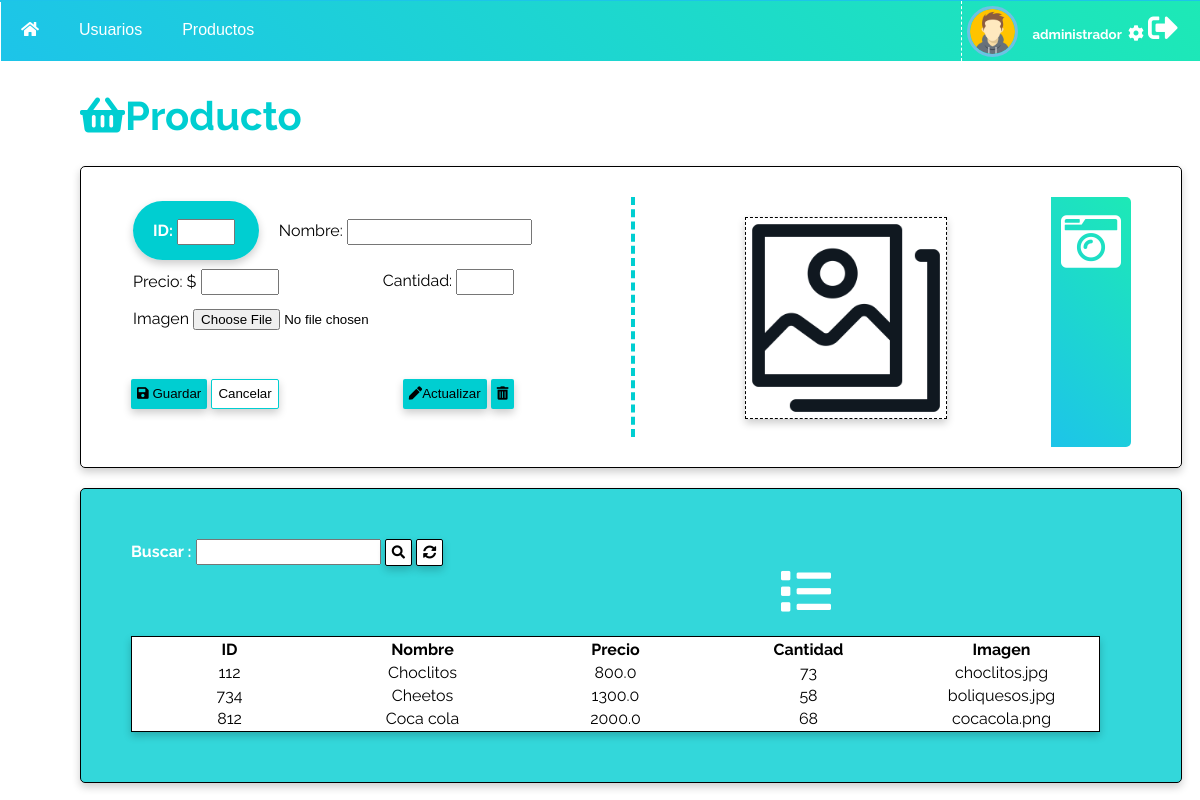
The app's page /crudProducto (signed in) with its own data.
### tables this page shows
CREATE TABLE productos (
    id       VARCHAR PRIMARY KEY
                     NOT NULL
                     UNIQUE,
    nombre   VARCHAR NOT NULL,
    cantidad INTEGER NOT NULL,
    valor    DOUBLE  NOT NULL,
    url      VARCHAR NOT NULL
);

### app.py (the view)
@app.route("/crudProducto", methods=["GET"])
def crudProducto():
    if "user" in session:
        with sqlite3.connect("cafeteria.db") as con:
            con.row_factory = sqlite3.Row
            cur = con.cursor()
            cur.execute("SELECT * FROM productos")
            rows = cur.fetchall()
        persona["usuario"] = session["user"]
        return render_template("crudProducto.html", rows=rows, persona=persona)
    else:
        return render_template("login.html")

### templates/crudProducto.html (shortened to what this page needs)
<!DOCTYPE html>
<html lang="es">
<head>
    <link rel="stylesheet" href="../static/Estilos/estilosProducto.css">
    <link rel="stylesheet" href="../static/Estilos/estilosNav.css">
    <link rel="stylesheet" href="https://use.fontawesome.com/releases/v5.8.1/css/all.css"
>
</head>
<body class="barra">
    <div class="barra contenedorBarra">
        <header class="barra">
            <nav class="barra">
                <div class="barra">
                    <div class="contenedorMenu barra">
                        <ul class="barra">
                            <li><a href="/homeAd"><i class="fas fa-home"></i></a></li>
                            <li><a href="crudUsuario">Usuarios</a></li>
                            <li><a href="crudProducto">Productos</a></li>
                        </ul>
                    </div>
                    <div class="contenedorPerfil barra">
                        <img class="imagen" class="rounded-circle img-fluid" src="../static/Imagenes/user.jpg"
                            width="45em" alt="user picture">
                        <div class="contenedorUsuario">
                            <h5>{{persona["usuario"]}}</h5>
                            <a href="configuracionAdmin"><i class="fas fa-cog"></i></a>
                            <a href="/"><i class="fas fa-sign-out-alt"></i></a>
                        </div>
                    </div>
                </div>
            </nav>
        </header>
    </div>
    <div class="crudProducto">
        <h1 class="titulo"><i class="fas fa-shopping-basket"></i>Producto</h1>
        <div class="cuadroCrear card">
            <div class="contenedorForm">
                <form action="/producto/crear" method="POST" enctype="multipart/form-data">
                    <div class="uno">
                        <div class="contenedorId">
                            <label>ID:</label>
                            <input type="text" id="id" class="id" name="id" pattern="[0-9]{3}" required>
                        </div>
                        <div class="nombre">
                            <label>Nombre:</label>
                            <input type="text" id="nombre" name="nombre" maxlength="9" required onkeypress="return soloLetras(event)">
                        </div>
                    </div>
                    <div class="dos">
                        <label>Precio: $</label>
                        <input type="number" id="precio" class="precio" name="precio" required>
                        <label class="cantidadEtiqueta">Cantidad:</label>
                        <input type="number" id="cantidad" class="cantidad" name="cantidad" required>
                    </div>
                    <div class="tres">
                        <label>Imagen</label>
                        <input type='file' name="imagen" id="url" required onchange="mostrarImagen()" />
                    </div>
                    <div class="botones">
                        <button type="submit" value="Guardar" name="guardar" formaction="/producto/crear"><i
                                class="fas fa-save"></i> Guardar</button>
                        <button class="cancelar" type="button" value="Cancelar"
                            onclick="location.href='/crudProducto'">Cancelar</button>
                        <button class="actualizar" type="submit" value="Actualizar" name="actualizar" id="actualizar"
                            formaction="/producto/actualizar"><i class="fas fa-pen"></i>Actualizar</button>
                        <button id="btnEliminar" type="submit" formaction="/producto/eliminar"><i
                                class="fas fa-trash-alt"></i></button>
                    </div>
                </form>
            </div>
            <div class="contenedorImg">
                <div class="contenedorCamera">
                    <i class="fas fa-camera-retro"></i>
                </div>
                <div class="cuadroImg">
                    <img id="img" src="../static/Imagenes/sinimg.png" style="width:200px;height:200px;">
                </div>
            </div>
        </div>
        <div class="cuadroConsultar card">
            <div class="contenedorConsulta">
                <form action="/producto/consultar" method="POST">
                    <label>Buscar :</label>
                    <input type="text" name="buscar">
                    <button type="submit"><i class="fas fa-search"></i></button>
                    <button type="button" onclick="location.href='/crudProducto'"><i class="fas fa-sync-alt"></i></button>
                    <i class="fas fa-list"></i>
                </form>
            </div>
            <table class="tablaProductos" onclick="obtenerValores(event)">
                <tr>
                    <th>ID</th>
                    <th>Nombre</th>
                    <th>Precio</th>
                    <th>Cantidad</th>
                    <th>Imagen</th>
                </tr>
                {% if row %}
                <tr>
                    <td>{{row["id"]}}</td>
                    <td>{{row["nombre"]}}</td>
                    <td>{{row["valor"]}}</td>
                    <td>{{row["cantidad"]}}</td>
                    <td>{{row["url"]}}</td>
                </tr>
                {% else %}
                {% for row in rows %}
                <tr>
                    <td>{{row["id"]}}</td>
                    <td>{{row["nombre"]}}</td>
                    <td>{{row["valor"]}}</td>
                    <td>{{row["cantidad"]}}</td>
                    <td>{{row["url"]}}</td>
                </tr>
                {% endfor %}
                {% endif %}
            </table>
        </div>
    </div>
</body>
</html>

### static/Estilos/estilosProducto.css (style rules this page uses)
body { font-family: 'Raleway', sans-serif; }
input { height: 20px; }
.crudProducto { margin-top: 90px; }
.titulo { color : #00CED1; text-align : left; margin-left: 80px; font-size : 40px; }
.card { box-shadow: 0 4px 8px 0 rgba(0,0,0,0.2); transition: 0.3s; border-radius : 5px; border : solid 1px black; }
.cuadroCrear { width : 1100px; margin-left : 80px; height: 300px; }
.contenedorForm { width: 500px; margin: 50px 0 50px 50px; float: left; }
.uno { padding: 2px; }
.dos { margin-top: 20px; padding : 2px; }
.tres { margin-top : 10px; margin-bottom: 10px; padding : 2px; }
.contenedorId { background-color: #00CED1; box-shadow: 0 4px 8px 0 rgba(0,0,0,0.2); padding: 20px; width:170px; display: inline; border-radius: 30px; color: white; font-weight: bolder; }
.id { width: 50px; }
.nombre { margin-left: 20px; display: inline; }
.precio { width:70px; }
.cantidadEtiqueta { margin-left: 100px; }
.cantidad { width: 50px; }
#url { height: 28px; }
.botones { text-align: start; }
.botones button { margin-top: 30px; height: 30px; background-color: #00CED1; border: none; border-radius: 2px; box-shadow: 0 4px 8px 0 rgba(0,0,0,0.2); }
.botones .cancelar { border: solid 1px #00CED1; background-color: white; }
.botones .actualizar { margin-left: 120px; }
.contenedorImg { border-top-right-radius: 5px; border-bottom-right-radius: 5px; border-left: dashed 4px #00CED1; width: 546px; margin-top:30px; float: left; height: 240px; }
.contenedorCamera { border: none; float:right; width:80px; height: 250px; margin-right: 50px; margin-top: 0; background: linear-gradient(-135deg, #1de9b6 0%, #1dc4e9 100%); border-bottom-right-radius: 5px; border-top-right-radius: 5px; }
.contenedorImg .fa-camera-retro { font-size: 60px; color: white; margin-left: 10px; margin-top: 15px; }
.cuadroImg { border: dashed 1.5px black; width:200px; height: 200px; margin-left:110px; margin-top: 20px; box-shadow: 0 4px 8px 0 rgba(0,0,0,0.2); }
.cuadroConsultar { margin-top : 20px; padding : 50px; background: rgba(0, 206, 209,0.8); margin-left : 80px; width : 1000px; }
.contenedorConsulta .fa-list { font-size: 50px; color: white; margin-left:650px; text-align: end; }
.contenedorConsulta label { color:white; font-weight: bolder; }
.contenedorConsulta button { height: 27px; background-color: white; border:solid 1px black; box-shadow: 0 4px 8px 0 rgba(0,0,0,0.2); border-radius: 2px; }
table { margin-top: 20px; border : solid 1px black; background-color: white; box-shadow: 0 4px 8px 0 rgba(0,0,0,0.2); }
.tablaProductos tr th { width: 189px; }
.tablaProductos tr td { width: 100px; text-align: center; }

### static/Estilos/estilosNav.css (style rules this page uses)
.contenedorBarra { margin-top : 0; display: block; border: 1px solid #1dc4e9; }
.barra { padding: 0; margin : 0; }
body { font-family: 'Raleway', sans-serif; }
header { background: linear-gradient(-135deg, #1de9b6 0%, #1dc4e9 100%); width : 100%; position : fixed; z-index : 100; }
nav { float: left; width: 100%; }
nav ul { list-style: none; overflow : hidden; }
nav ul li { float : left; font-family: Arial, sans-serif; font-size : 16px; }
nav ul li a { display : block; padding : 20px; color : #fff; text-decoration: none; }
.imagen { border-color: #6EC1E4; border-style: solid; border-radius: 50%; display : inline; margin-top: 5px; margin-left: 5px; }
.contenedorMenu { width: 50%; float: left; }
.contenedorPerfil { width: 18%; float: left; margin-left: 30%; border-left: dashed 1px white; }
.contenedorPerfil h5 { width: 400px; display: inline; margin-top:19px; margin-right: 2px; }
.contenedorUsuario { margin-top: 12px; float: right; }
.fa-sign-out-alt { font-size: 30px; }
h5, .fa-sign-out-alt,.fa-cog { color: white; }

### records on screen
productos: id "112", nombre "Choclitos", valor "800.0", cantidad "73", url "choclitos.jpg"
productos: id "734", nombre "Cheetos", valor "1300.0", cantidad "58", url "boliquesos.jpg"
productos: id "812", nombre "Coca cola", valor "2000.0", cantidad "68", url "cocacola.png"

### other values on screen
{{ persona["usuario"] }} "administrador"
